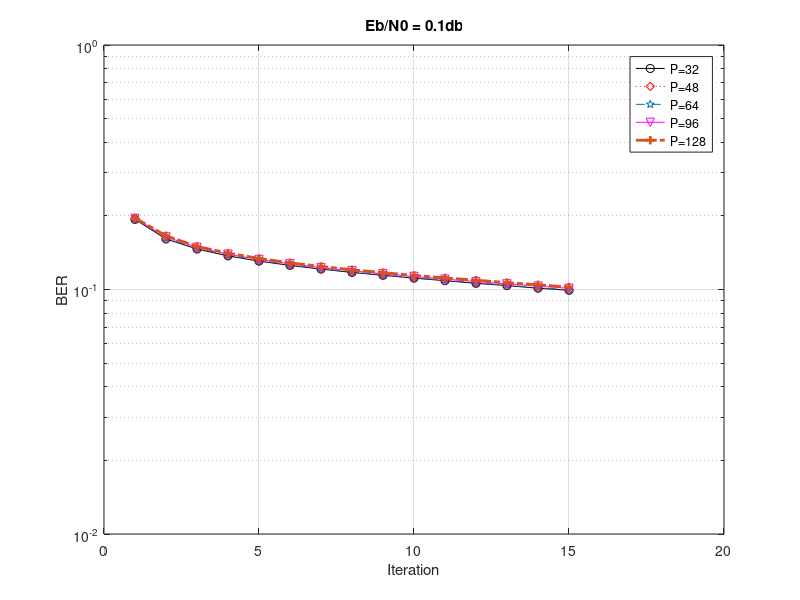

This chart was generated by the following MATLAB code:
clear all;
clc;
format long;
%load Iters10_1;
%y1 = Iters10_1;
load Iter32Eb01.txt;
y32 = Iter32Eb01;
load Iter48Eb01.txt;
y48 = Iter48Eb01;
load Iter64Eb01.txt;
y64 = Iter64Eb01;
load Iter96Eb01.txt;
y96 = Iter96Eb01;
load Iter128Eb01.txt;
y128 = Iter128Eb01;


x=(1:1:15);

semilogy(x,y32,'-ok',x,y48,':dr',x,y64,'--p',x,y96,'-vm',x,y128,'-.+','linewidth',2);

grid on;
title('Eb/N0 = 0.1db');
xlabel('Iteration');
ylabel('BER');
legend({'P=32','P=48','P=64','P=96','P=128'});
%text(x,y,'picture');
